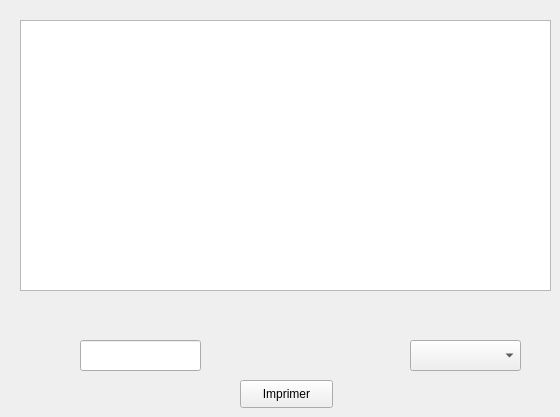
      <widget class="QWidget" name="tab_14">
       <attribute name="title">
        <string>Afficher</string>
       </attribute>
       <widget class="QTableView" name="tabPartenaire">
        <property name="geometry">
         <rect>
          <x>20</x>
          <y>20</y>
          <width>531</width>
          <height>271</height>
         </rect>
        </property>
       </widget>
       <widget class="QComboBox" name="combo_part">
        <property name="geometry">
         <rect>
          <x>410</x>
          <y>340</y>
          <width>111</width>
          <height>31</height>
         </rect>
        </property>
        <item>
         <property name="text">
          <string/>
         </property>
        </item>
        <item>
         <property name="text">
          <string>Trie par id</string>
         </property>
        </item>
        <item>
         <property name="text">
          <string>Rechercher par id</string>
         </property>
        </item>
       </widget>
       <widget class="QLineEdit" name="partenaire_combo_line">
        <property name="geometry">
         <rect>
          <x>80</x>
          <y>340</y>
          <width>121</width>
          <height>31</height>
         </rect>
        </property>
       </widget>
       <widget class="QPushButton" name="print_part">
        <property name="geometry">
         <rect>
          <x>240</x>
          <y>380</y>
          <width>93</width>
          <height>28</height>
         </rect>
        </property>
        <property name="text">
         <string>Imprimer</string>
        </property>
       </widget>
      </widget>
